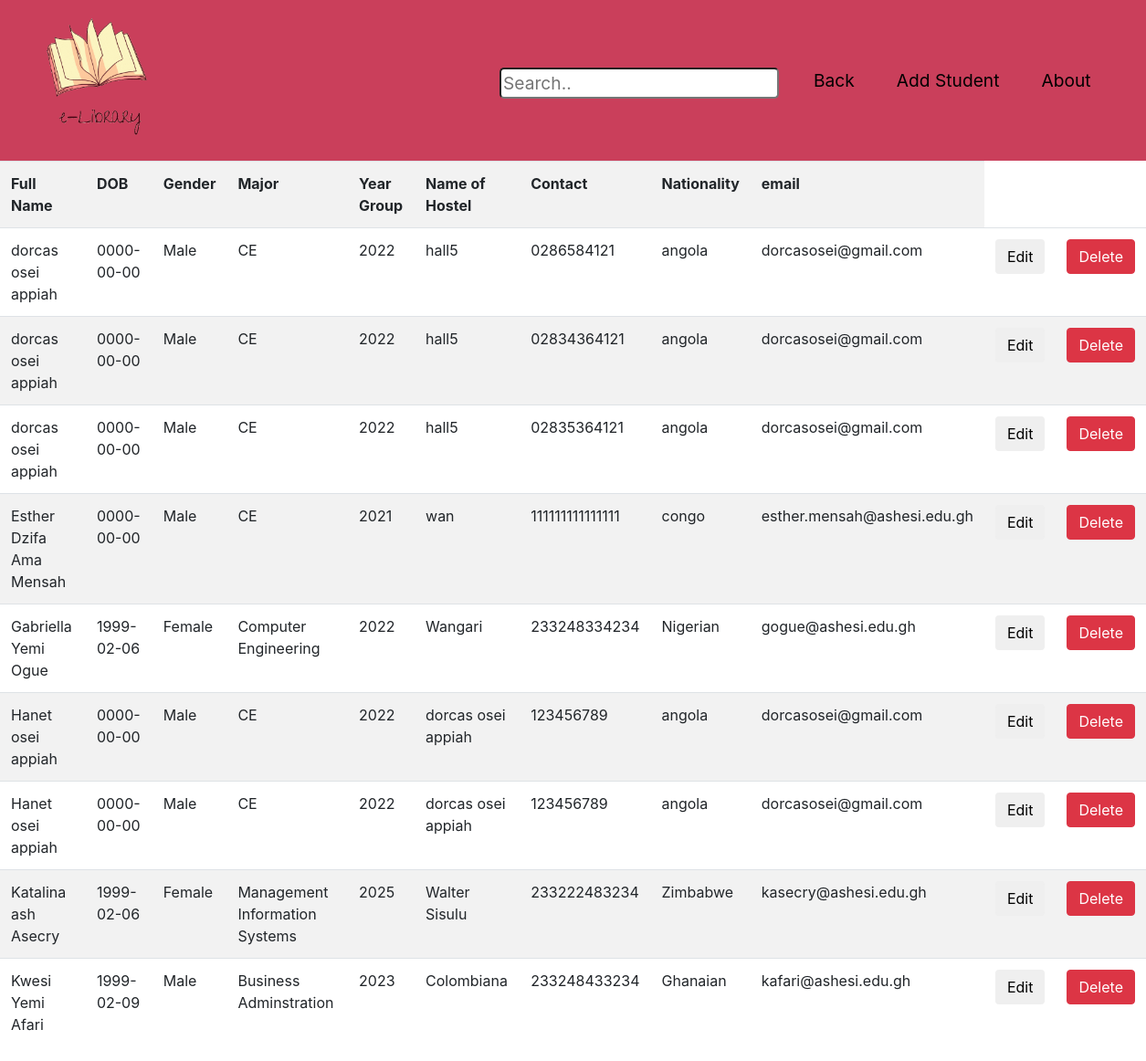
The page /php/studentdetails.php on the database its author committed.
### tables this page shows
CREATE TABLE `student` (
  `studentID` int(11) DEFAULT NULL,
  `yeargroup` varchar(4) DEFAULT NULL,
  `major` varchar(40) DEFAULT NULL,
  `hostelname` varchar(40) DEFAULT NULL
);

CREATE TABLE `person` (
  `personID` int(11) NOT NULL,
  `fname` varchar(20) DEFAULT NULL,
  `middlename` varchar(20) DEFAULT NULL,
  `lname` varchar(20) DEFAULT NULL,
  `DOB` date DEFAULT NULL,
  `gender` enum('Male','Female') DEFAULT NULL,
  `contact` varchar(15) NOT NULL,
  `nationality` varchar(20) DEFAULT NULL,
  `email` varchar(40) DEFAULT NULL,
  `pasword` varchar(40) NOT NULL
);

### php/studentdetails.php (the view, shortened to what this page needs)
<?php
    require __DIR__ ."/database_connection_test.php";
    function listing($conn){
        $stuinfo = mysqli_query($conn, "SELECT concat(P.fname, ' ', P.middlename, ' ', P.lname) as FullName, P.*, S.major,
        S.studentID, S.yeargroup, S.hostelname
        from student as S Inner Join Person as P on S.studentID=P.personID
        order by P.fname asc");
        $data=mysqli_fetch_all($stuinfo,MYSQLI_ASSOC);
        return $data;
    }
    $data=(listing($conn));
  $searchresult = [];
 ?>
<!DOCTYPE html>
 <html lang="en">
 <head>
     <link href="//maxcdn.bootstrapcdn.com/bootstrap/4.1.1/css/bootstrap.min.css" rel="stylesheet" id="bootstrap-css">
     <link rel="stylesheet" href="../css/styles.css">
 </head>
 <body >
  <nav class="navbar navbar-expand-lg navbar-dark navbarcolor">
    <div class="container-fluid">
     <a class="navbar-brand " href="admin.php"><img src="../images/new2.gif" width="150" height="150"></a>
    <div class="collapse navbar-collapse " id="navbarText">
        <ul class="navbar-nav ms-auto mb-2 mb-lg-0 bars" >
            <form action="" method="get" class="search">
                <li>
                    <input type="text" name= "searchbar" class="ins"  placeholder="Search..">
                </li>
            </form>
            <li class="nav-item">
                <a href="admin.php" class="nav-link active barsbars" aria-current="page" >Back</a>
            </li>
            <li class="nav-item ">
                <a class="nav-link active barsbars" href="../forms/studentform.php">Add Student</a>
            </li>
            <li class="nav-item ">
                <a class="nav-link active barsbars" href="">About</a>
            </li>
        </ul>
    </div>
    </div>
</nav>
       <table class="table table-striped">
         <tr>
            <th>Full Name </th>
            <th>DOB</th>
            <th>Gender</th>
            <th>Major </th>
            <th>Year Group</th>
            <th>Name of Hostel</th>
            <th>Contact</th>
            <th>Nationality</th>
            <th>email</th>
        </tr>
        <?php foreach($data as $q) { ?>
            <tr>
            <?php if (in_array($q['FullName'],$searchresult)) { ?>
                    <td class="high"><?php echo $q['FullName'] ?></td>
                    <td class="high"><?php echo $q['DOB'] ?></td>
                    <td class="high"><?php echo $q['gender'] ?></td>
                    <td class="high"><?php echo $q['major'] ?></td>
                    <td class="high"><?php echo $q['yeargroup'] ?></td>
                    <td class="high"><?php echo $q['hostelname'] ?></td>
                    <td class="high"><?php echo $q['contact'] ?></td>
                    <td class="high"><?php echo $q['nationality'] ?></td>
                    <td class="high"><?php echo $q['email'] ?></td>
                <?php } else { ?>
                    <td ><?php echo $q['FullName'] ?></td>
                    <td ><?php echo $q['DOB'] ?></td>
                    <td ><?php echo $q['gender'] ?></td>
                    <td ><?php echo $q['major'] ?></td>
                    <td ><?php echo $q['yeargroup'] ?></td>
                    <td ><?php echo $q['hostelname'] ?></td>
                    <td ><?php echo $q['contact'] ?></td>
                    <td ><?php echo $q['nationality'] ?></td>
                    <td ><?php echo $q['email'] ?></td>
                <?php } ?>
                 <td>
                    <form action="" method="post" class="form-submit" onSubmit="onEdit(event)">
                        <input class="btn edit-color" type = "submit" name="Edit"  value="Edit"/>
                    </form>
                </td>
                <td>
                    <form action="" method="post" onSubmit="onDelete(event)">
                        <input class="btn btn-danger" type = "submit" name="Delete"  value="Delete"/>
                    </form>
                </td>
            </tr>
        <?php } ?>
    </table>
 </body>
 </html>

### css/admin.css (style rules this page uses)
.ins { margin-top: 8px; border-radius: 5px; }

### css/tables.css (style rules this page uses)
.barsbars { margin-left: 30px; color: black; }
.bars { margin-left: 350px; font-size: larger; color: black; }
.navbar-dark .navbar-nav .active>.nav-link, .navbar-dark .navbar-nav .nav-link.active, .navbar-dark .navbar-nav .nav-link.show, .navbar-dark .navbar-nav .show>.nav-link { color: black; }
.ins { margin-top: 8px; border-radius: 5px; }
.navbarcolor { background-color: rgba(189, 16, 51, 0.801); }

### rows shown on the page
student: FullName "dorcas osei appiah", studentID.DOB "0000-00-00", studentID.gender "Male", major "CE", yeargroup "2022", hostelname "hall5", studentID.contact "0286584121", studentID.nationality "angola", studentID.email "dorcasosei@gmail.com"
student: FullName "dorcas osei appiah", studentID.DOB "0000-00-00", studentID.gender "Male", major "CE", yeargroup "2022", hostelname "hall5", studentID.contact "02834364121", studentID.nationality "angola", studentID.email "dorcasosei@gmail.com"
student: FullName "dorcas osei appiah", studentID.DOB "0000-00-00", studentID.gender "Male", major "CE", yeargroup "2022", hostelname "hall5", studentID.contact "02835364121", studentID.nationality "angola", studentID.email "dorcasosei@gmail.com"
student: FullName "Esther Dzifa Ama Mensah", studentID.DOB "0000-00-00", studentID.gender "Male", major "CE", yeargroup "2021", hostelname "wan", studentID.contact "111111111111111", studentID.nationality "congo", studentID.email "esther.mensah@ashesi.edu.gh"
student: FullName "Gabriella Yemi Ogue", studentID.DOB "1999-02-06", studentID.gender "Female", major "Computer Engineering", yeargroup "2022", hostelname "Wangari", studentID.contact "233248334234", studentID.nationality "Nigerian", studentID.email "gogue@ashesi.edu.gh"
student: FullName "Hanet osei appiah", studentID.DOB "0000-00-00", studentID.gender "Male", major "CE", yeargroup "2022", hostelname "dorcas osei appiah", studentID.contact "123456789", studentID.nationality "angola", studentID.email "dorcasosei@gmail.com"
student: FullName "Hanet osei appiah", studentID.DOB "0000-00-00", studentID.gender "Male", major "CE", yeargroup "2022", hostelname "dorcas osei appiah", studentID.contact "123456789", studentID.nationality "angola", studentID.email "dorcasosei@gmail.com"
student: FullName "Katalina ash Asecry", studentID.DOB "1999-02-06", studentID.gender "Female", major "Management Information Systems", yeargroup "2025", hostelname "Walter Sisulu", studentID.contact "233222483234", studentID.nationality "Zimbabwe", studentID.email "kasecry@ashesi.edu.gh"
student: FullName "Kwesi Yemi Afari", studentID.DOB "1999-02-09", studentID.gender "Male", major "Business Adminstration", yeargroup "2023", hostelname "Colombiana", studentID.contact "233248433234", studentID.nationality "Ghanaian", studentID.email "kafari@ashesi.edu.gh"
